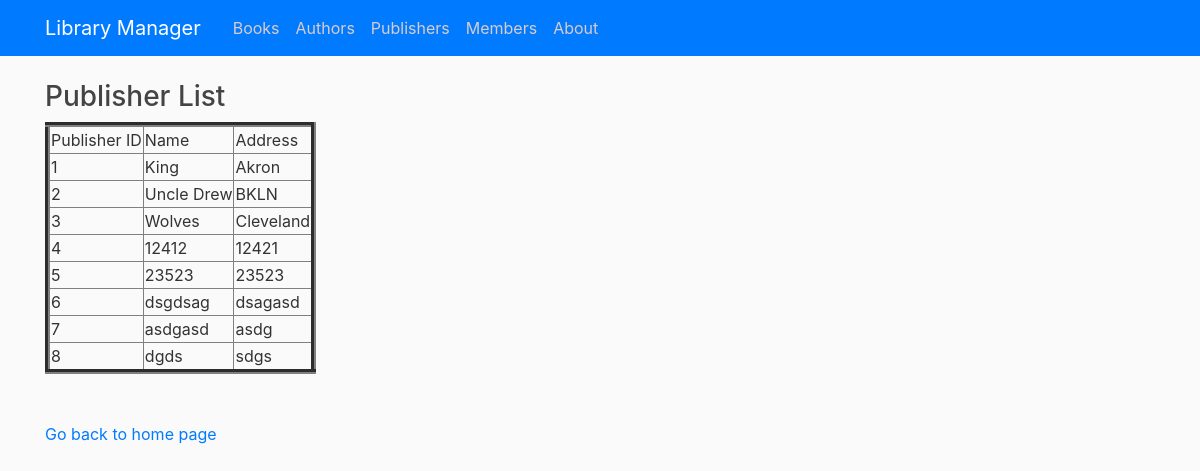
The page /viewpublisher on the database as committed earlier.
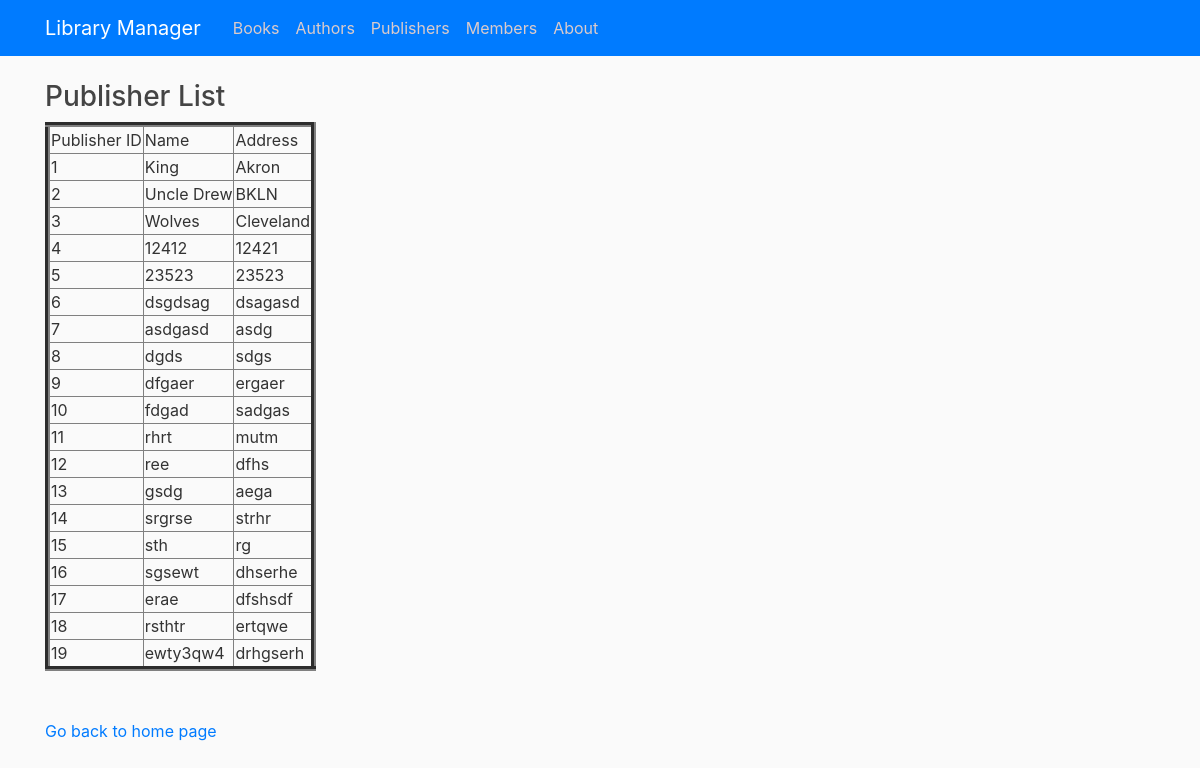
The same page on the database as committed later.
### tables this page shows
CREATE TABLE Publisher (publisherId INTEGER PRIMARY KEY AUTOINCREMENT, name TEXT NOT NULL, address TEXT NOT NULL);

### library/routes.py (the view)
@app.route("/viewpublisher")
def viewPublisher():
    con = sqlite3.connect("book.db")
    con.row_factory = sqlite3.Row
    cur = con.cursor()
    cur.execute("select * from Publisher")
    rows = cur.fetchall()
    return render_template("view_publishers.html",rows = rows)

### library/templates/view_publishers.html (shortened to what this page needs)
{% extends "layout.html" %}
{% block content %}
<!DOCTYPE html>
<html>
<head>
</head>
<body>
    <h3>Publisher List</h3>
    <table border=5>
        <thead>
            <td>Publisher ID</td>
            <td>Name</td>
            <td>Address</td>
        </thead>
        {% for row in rows %}
        <tr>
            <td>{{row["publisherId"]}}</td>
            <td>{{row["name"]}}</td>
            <td>{{row["address"]}}</td>
        </tr>
        {% endfor %}
    </table>
    <br><br>
    <a href="/">Go back to home page</a>
</body>
</html>
{% endblock content %}

Rows that differ between the two databases and show on the page:
added Publisher: publisherId "9", name "dfgaer", address "ergaer"
added Publisher: publisherId "10", name "fdgad", address "sadgas"
added Publisher: publisherId "11", name "rhrt", address "mutm"
added Publisher: publisherId "12", name "ree", address "dfhs"
added Publisher: publisherId "13", name "gsdg", address "aega"
added Publisher: publisherId "14", name "srgrse", address "strhr"
added Publisher: publisherId "15", name "sth", address "rg"
added Publisher: publisherId "16", name "sgsewt", address "dhserhe"
added Publisher: publisherId "17", name "erae", address "dfshsdf"
added Publisher: publisherId "18", name "rsthtr", address "ertqwe"
added Publisher: publisherId "19", name "ewty3qw4", address "drhgserh"
